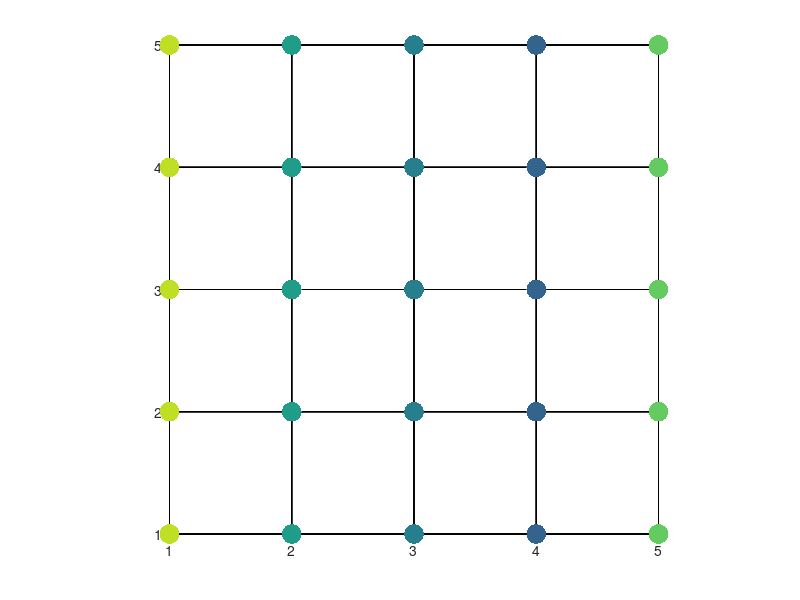

MATLAB code for this plot:
clear 
N = 5;
x = 1:N;
y = 1:N; 
z = 1:N;

figure, hold on, grid on,rotate3d on, axis square
for i=1:N
    x = zeros(1,N) + i;
    color = randn(1,N);
    for j = 1:N
        y = zeros(1,N)+ j;
        plot3(x,y,z, 'k')
        plot3(y,z,x, 'k')
        plot3(z,y,x, 'k')
        scatter3(x, y, z, 200, color, 'filled')
    end
end






